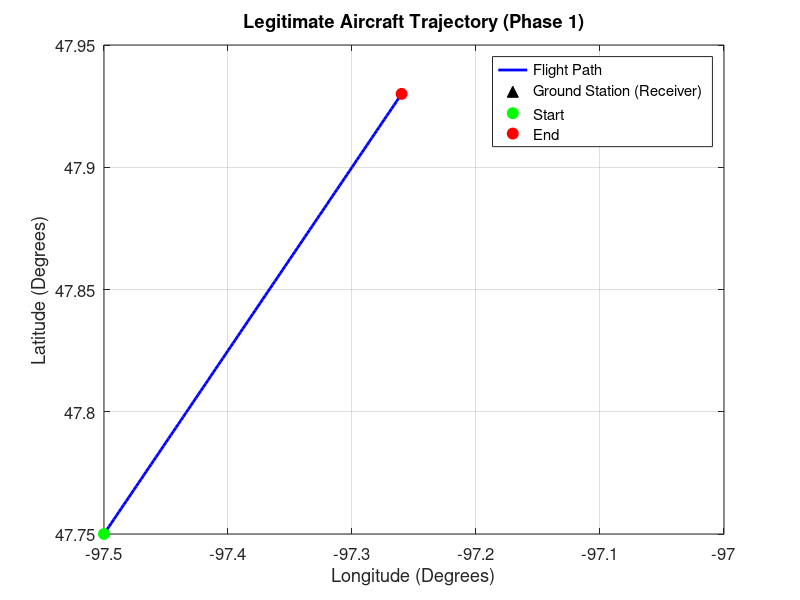
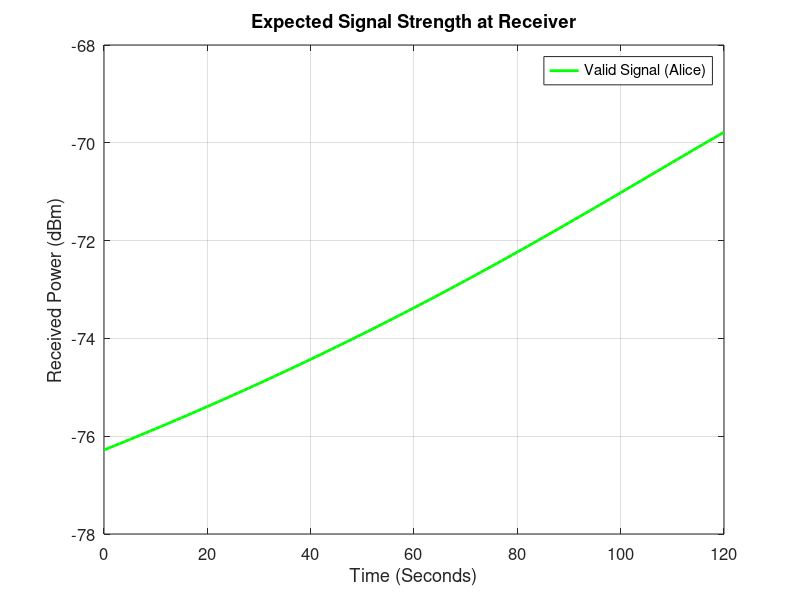

Write MATLAB code to recreate these figures, in order.
% =========================================================================
% EE 674: Communication Protocols - Course Project
% Author: Steven Iden
% Project: Securing ADS-B Against Spoofing Attacks
% 
% Phase 1: Baseline Simulation (Legitimate Aircraft)
% Description: This script simulates the flight path of a legitimate 
% aircraft and generates the unencrypted baseline ADS-B telemetry packets 
% that are received by a Ground Station. It also calculates the Received 
% Signal Strength (RSS), which will be used in Phase 3 for verification.
% =========================================================================

clear; clc; close all;

%% 1. Simulation Parameters
disp('Initializing ADS-B Baseline Simulation...');

% Time Parameters
t_total = 120;           % Total simulation time in seconds
dt = 1;                  % ADS-B broadcasts 1 packet per second
time_vector = 0:dt:t_total;

% Ground Station (Receiver) Location (e.g., Grand Forks, ND)
gs_lat = 47.9253;
gs_lon = -97.0329;
gs_alt = 0;              % Ground level

% Legitimate Aircraft (Alice) Initial Parameters
aircraft_id = 'AAL123';  % Flight Callsign (Hex ID representation)
start_lat = 47.7500;     % Starting Latitude
start_lon = -97.5000;    % Starting Longitude
altitude_ft = 30000;     % Constant cruising altitude in feet

% Velocity vector (Degrees per second - simplified for simulation)
% Approx: 450 knots. 1 deg Lat = ~60 NM.
lat_velocity = 0.0015;   % Moving North
lon_velocity = 0.0020;   % Moving East

% RF Communication Parameters (1090 MHz)
freq_MHz = 1090;         % ADS-B operates on 1090 MHz
tx_power_dBm = 50;       % Standard ADS-B transmit power (~100 Watts)

%% 2. Generate Legitimate Trajectory & ADS-B Packets
% Preallocate a structure array to hold the ADS-B packets
num_packets = length(time_vector);
adsb_packets = struct('Timestamp', cell(1, num_packets), ...
                      'ID', cell(1, num_packets), ...
                      'Lat', cell(1, num_packets), ...
                      'Lon', cell(1, num_packets), ...
                      'Alt', cell(1, num_packets), ...
                      'True_Dist_km', cell(1, num_packets), ...
                      'RSS_dBm', cell(1, num_packets));

% Loop to simulate the aircraft flying and broadcasting over time
for i = 1:num_packets
    % Current Time
    t = time_vector(i);
    
    % Update Position (Kinematic equations)
    current_lat = start_lat + (lat_velocity * t);
    current_lon = start_lon + (lon_velocity * t);
    
    % Calculate exact physical distance from Aircraft to Ground Station (in km)
    % Note: Using a simplified Euclidean distance for small coordinate changes
    lat_diff_km = (current_lat - gs_lat) * 111; % 1 deg lat approx 111 km
    lon_diff_km = (current_lon - gs_lon) * 85;  % 1 deg lon approx 85 km at this latitude
    alt_diff_km = (altitude_ft * 0.0003048);    % Convert feet to km
    
    true_distance = sqrt(lat_diff_km^2 + lon_diff_km^2 + alt_diff_km^2);
    
    % Calculate Received Signal Strength (RSS) using Free Space Path Loss (FSPL)
    % FSPL(dB) = 20*log10(d) + 20*log10(f) + 32.44
    fspl_dB = 20*log10(true_distance) + 20*log10(freq_MHz) + 32.44;
    
    % Received Power = Transmit Power - Path Loss
    received_power_dBm = tx_power_dBm - fspl_dB;
    
    % Package the data into the simulated ADS-B cleartext packet
    adsb_packets(i).Timestamp = t;
    adsb_packets(i).ID = aircraft_id;
    adsb_packets(i).Lat = current_lat;
    adsb_packets(i).Lon = current_lon;
    adsb_packets(i).Alt = altitude_ft;
    adsb_packets(i).True_Dist_km = true_distance;
    adsb_packets(i).RSS_dBm = received_power_dBm;
end

disp('Simulation Complete. Legitimate ADS-B packets generated.');

%% 3. Extract Data for Plotting
% Convert struct data back to arrays for easy MATLAB plotting
plot_lat = [adsb_packets.Lat];
plot_lon = [adsb_packets.Lon];
plot_rss = [adsb_packets.RSS_dBm];
plot_time = [adsb_packets.Timestamp];

%% 4. Data Visualization (Figures for the Progress Report)

% Figure 1: Spatial Trajectory (Map View)
figure('Name', 'ADS-B Spatial Trajectory', 'NumberTitle', 'off');
plot(plot_lon, plot_lat, 'b-', 'LineWidth', 2);
hold on;
plot(gs_lon, gs_lat, 'k^', 'MarkerSize', 10, 'MarkerFaceColor', 'k'); % Ground Station
plot(plot_lon(1), plot_lat(1), 'go', 'MarkerSize', 8, 'MarkerFaceColor', 'g'); % Start
plot(plot_lon(end), plot_lat(end), 'ro', 'MarkerSize', 8, 'MarkerFaceColor', 'r'); % End
grid on;
title('Legitimate Aircraft Trajectory (Phase 1)');
xlabel('Longitude (Degrees)');
ylabel('Latitude (Degrees)');
legend('Flight Path', 'Ground Station (Receiver)', 'Start', 'End', 'Location', 'best');
set(gca, 'FontSize', 12); % Larger font for IEEE paper readability

% Figure 2: Received Signal Strength over Time
% As the aircraft gets closer to the ground station, RSS should increase.
figure('Name', 'Received Signal Strength (RSS)', 'NumberTitle', 'off');
plot(plot_time, plot_rss, 'g-', 'LineWidth', 2);
grid on;
title('Expected Signal Strength at Receiver');
xlabel('Time (Seconds)');
ylabel('Received Power (dBm)');
legend('Valid Signal (Alice)', 'Location', 'best');
set(gca, 'FontSize', 12);

% Print a sample packet to the command window to show what the "cleartext" looks like
fprintf('\n--- Sample ADS-B Packet at t=60s ---\n');
disp(adsb_packets(61));
